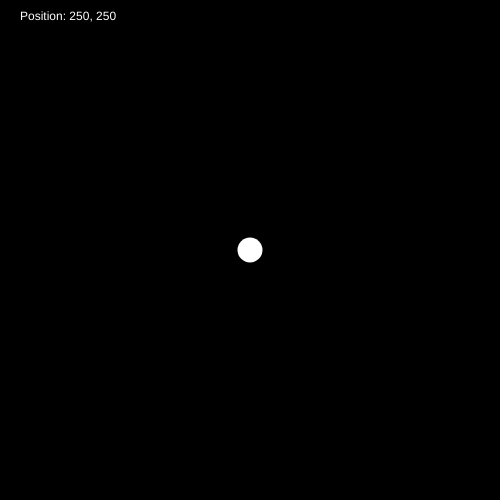
Frame 1 (no input)
Frame 60 (no input): identical to frame 1, image omitted
Frame 120 (the mouse pressed at the canvas centre since frame 60): identical to frame 1, image omitted

The p5.js sketch that drew this single still picture (run headless with seeded random() and noise() and a simulated clock; from frame 60 on, the mouse is pressed at the canvas centre):

// p5.js sketch
// ── sketch.js
// character position
var xPos, yPos ;

function setup() {
  createCanvas(500, 500);

  // default position to the middle of the screen
  xPos = 250;
  yPos = 250;

  fill(255);
  noStroke();
}

function draw() {
  background(0);

  text ("Position: " + xPos + ", " + yPos, 20, 20);

  // move left?
  if (keyIsDown(LEFT_ARROW) || keyIsDown(65)) {
    xPos -= 2
  }
  // move right?
  if (keyIsDown(RIGHT_ARROW) || keyIsDown(68)) {
    xPos += 2
  }
  // move up?
  if (keyIsDown(UP_ARROW) || keyIsDown(87)) {
    yPos -= 2
  }
  if (keyIsDown(DOWN_ARROW) || keyIsDown(83)) {
    yPos += 2
  }

  // wrap around logic
  if (xPos > width) {
    xPos = 0;
  }
  if (xPos < 0) {
    xPos = width;
  }
  if (yPos > height) {
    yPos = 0;
  }
  if (yPos < 0) {
    yPos = height;
  }

  // draw the character
  ellipse(xPos, yPos, 25, 25);
}
